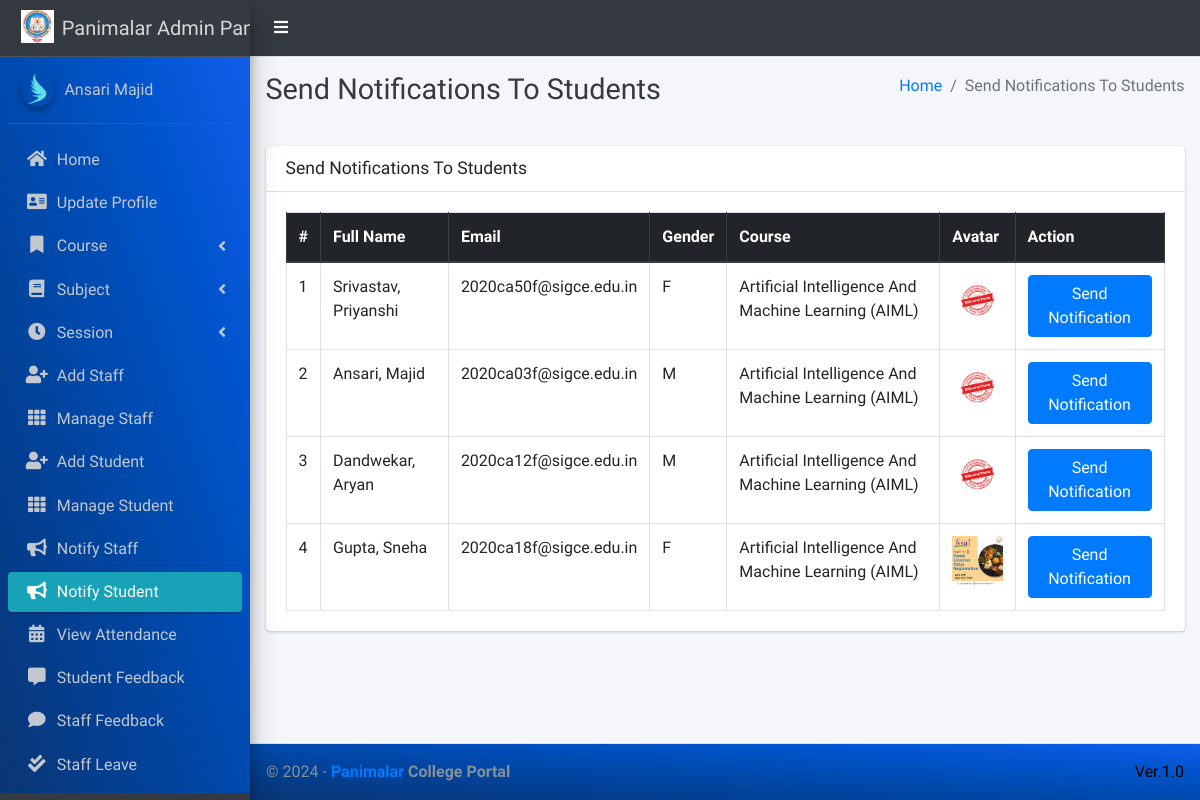
Page /admin_notify_student (signed in) on the committed database.
### main_app/models.py (models this page shows, shortened)
class CustomUser(AbstractUser):
    USER_TYPE = ((1, "HOD"), (2, "Staff"), (3, "Student"))
    GENDER = [("M", "Male"), ("F", "Female")]
    username = None  # Removed username, using email instead
    email = models.EmailField(unique=True)
    user_type = models.CharField(default=1, choices=USER_TYPE, max_length=1)
    gender = models.CharField(max_length=1, choices=GENDER)
    profile_pic = models.ImageField()
    address = models.TextField()
    fcm_token = models.TextField(default="")  # For firebase notifications
    created_at = models.DateTimeField(auto_now_add=True)
    updated_at = models.DateTimeField(auto_now=True)
    USERNAME_FIELD = "email"
    REQUIRED_FIELDS = []
    objects = CustomUserManager()
    def __str__(self):
        return  self.first_name + " " + self.last_name

class Student(models.Model):
    admin = models.OneToOneField(CustomUser, on_delete=models.CASCADE)
    course = models.ForeignKey(Course, on_delete=models.DO_NOTHING, null=True, blank=False)
    session = models.ForeignKey(Session, on_delete=models.DO_NOTHING, null=True)

class Course(models.Model):
    name = models.CharField(max_length=120)
    created_at = models.DateTimeField(auto_now_add=True)
    updated_at = models.DateTimeField(auto_now=True)

### main_app/hod_views.py (the view)
# urls.py: path("admin_notify_student", hod_views.admin_notify_student,
def admin_notify_student(request):
    student = CustomUser.objects.filter(user_type=3)
    context = {
        'page_title': "Send Notifications To Students",
        'students': student
    }
    return render(request, "hod_template/student_notification.html", context)

### main_app/templates/hod_template/student_notification.html (shortened to what this page needs)
{% extends 'main_app/base.html' %}
{% load static %}
{% block page_title %}{{page_title}}{% endblock page_title %}
{% block content %}
<section class="content">
    <div class="container-fluid">
        <div class="row">
            <div class="col-md-12">
                <div class="card">
                    <div class="card-header">
                        <h3 class="card-title">{{page_title}}</h3>
                    </div>
                    <div class="card-body">
                        <table id="example2" class="table table-bordered table-hover">
                            <thead class="thead-dark">
                                <tr>
                                    <th>#</th>
                                    <th>Full Name</th>
                                    <th>Email</th>
                                    <th>Gender</th>
                                    <th>Course</th>
                                    <th>Avatar</th>
                                    <th>Action</th>
                                </tr>
                            </thead>
                            <tbody>
                                {% for student in students %}
                                <tr>
                                    <td>{{ forloop.counter }}</td>
                                    <td>{{student.last_name}}, {{student.first_name}}</td>
                                    <td>{{student.email}}</td>
                                    <td>{{student.gender}}</td>
                                    <td>{{student.student.course.name}}</td>
                                    <td>
                                        {% if student.profile_pic == ""  %}
                                        No Image
                                        {% else %}
                                        <img class="img img-fluid mb-2" height="56" width="56"
                                            src="{{student.profile_pic}}" alt="">
                                        {% endif %}
                                    </td>
                                    <td><button data-toggle = "modal" data-target = "#myModal"class="btn btn-primary show_notification" value="{{student.id}}">Send Notification</button>
                                    </td>
                                </tr>
                                {% endfor %}
                            </tbody>
                        </table>
                    </div>
                </div>
            </div>
        </div>
    </div>
</section>
{% endblock content %}

### main_app/templates/main_app/base.html (shortened to what this page needs)
{% load static %}
<!DOCTYPE html>
<html>
<head>
    <link rel="stylesheet" href="{% static 'plugins/fontawesome-free/css/all.min.css'%} ">
    <link rel="stylesheet" href="https://code.ionicframework.com/ionicons/2.0.1/css/ionicons.min.css">
    <link rel="stylesheet"
        href="{% static 'plugins/tempusdominus-bootstrap-4/css/tempusdominus-bootstrap-4.min.css'%} ">
    <link rel="stylesheet" href="{% static 'plugins/icheck-bootstrap/icheck-bootstrap.min.css'%} ">
    <link rel="stylesheet" href="{% static 'dist/css/adminlte.min.css'%} ">
    <link rel="stylesheet" href="{% static 'plugins/overlayScrollbars/css/OverlayScrollbars.min.css'%} ">
    <link rel="stylesheet" href="{% static 'plugins/daterangepicker/daterangepicker.css'%} ">
</head>
<body class="hold-transition sidebar-mini layout-fixed" >
    <div class="wrapper" >
        <nav class="main-header navbar navbar-expand navbar-light " style="background-color: #343a40;">
            <ul class="navbar-nav">
                <li class="nav-item">
                    <a class="nav-link" data-widget="pushmenu" href="#"><i  style="color: white;" class="fas fa-bars"></i></a>
                </li>
            </ul>
        </nav>
        {% include "main_app/sidebar_template.html" with user=user %}
        <div class="content-wrapper">
            <div class="content-header">
                <div class="container-fluid">
                    <div class="row mb-2">
                        <div class="col-sm-6">
                            <h1 class="m-0 text-dark">{% block page_title %}{% endblock page_title %}</h1>
                        </div>
                        <div class="col-sm-6">
                            <ol class="breadcrumb float-sm-right">
                                <li class="breadcrumb-item"><a href="#">Home</a></li>
                                <li class="breadcrumb-item active">{{ page_title }}</li>
                            </ol>
                        </div>
                    </div>
                </div>
            </div>
<section class="content">
    <div class="container-fluid">
        <div class="row">
            <div class="col-md-12">
            </div></div></div></section>
            {% block content %}
            {% endblock content %}
        </div>
        {% include "main_app/footer.html" %}
    </div>
</body>
</html>

### main_app/templates/main_app/sidebar_template.html (shortened to what this page needs)
{% load static %}
<aside class="main-sidebar sidebar-dark-info elevation-4">
    {% if request.user.user_type == '1' %}
    <a href="{% url 'admin_home' %}" class="brand-link">
        <img src="{% static 'dist/img/virusx.png' %} " alt="Panimalar LOGO"
            class="brand-image " >
        <span class="brand-text font-weight-light" >Panimalar Admin Panel</span>
    </a>
    <div class="sidebar" style="background-image: linear-gradient(to right top, #0b3574, #033f91, #004aae, #0054cc, #125eeb);">
        <div class="user-panel mt-3 pb-3 mb-3 d-flex">
            <div class="image">
                <img src="{{ request.user.profile_pic}}" class="img-circle elevation-2" alt="User Image">
            </div>
            <div class="info">
                <a href="#" class="d-block">{{user}}</a>
            </div>
        </div>
        <nav class="mt-2">
            <ul class="nav nav-pills nav-sidebar flex-column" data-widget="treeview" role="menu" data-accordion="false">
                <li class="nav-item">
                    {% url 'admin_home' as admin_home %}
                    <a href="{{admin_home}}" class="nav-link {% if admin_home == request.path %} active {% endif %}">
                        <i class="nav-icon fas fa-home"></i>
                        <p>
                            Home
                        </p>
                    </a>
                </li>
                <li class="nav-item">
                    {% url 'admin_view_profile' as admin_view_profile %}
                    <a href="{{admin_view_profile}}"
                        class="nav-link {% if admin_view_profile == request.path %} active {% endif %}">
                        <i class="nav-icon fas fa-address-card"></i>
                        <p>
                            Update Profile
                        </p>
                    </a>
                </li>
                <li class="nav-item has-treeview">
                    <a href="#" class="nav-link" >
                        <i class="nav-icon fas fa-bookmark"></i>
                        <p>
                            Course
                            <i class="fas fa-angle-left right"></i>
                        </p>
                    </a>
                </li>
                <li class="nav-item has-treeview">
                    <a href="#" class="nav-link">
                        <i class="nav-icon fas fa-book"></i>
                        <p>
                            Subject
                            <i class="fas fa-angle-left right"></i>
                        </p>
                    </a>
                </li>
                <li class="nav-item has-treeview">
                    <a href="#" class="nav-link">
                        <i  class="nav-icon fas fa-clock"></i>
                        <p>
                            Session
                            <i class="fas fa-angle-left right"></i>
                        </p>
                    </a>
                </li>
                <li class="nav-item">
                    {% url 'add_staff' as add_staff %}
                    <a href="{{add_staff}}" class="nav-link {% if add_staff == request.path %} active {% endif %}">
                        <i class="nav-icon fas fa-user-plus"></i>
                        <p>
                            Add Staff
                        </p>
                    </a>
                </li>
                <li class="nav-item">
                    {% url 'manage_staff' as manage_staff %}
                    {% url 'edit_staff' staff_id as edit_staff %}
                    <a href="{{manage_staff}}"
                        class="nav-link {% if manage_staff == request.path or request.path == edit_staff %} active {% endif %}">
                        <i class="nav-icon fas fa-th"></i>
                        <p>
                            Manage Staff
                        </p>
                    </a>
                </li>
                <li class="nav-item">
                    {% url 'add_student' as add_student%}
                    <a href="{{add_student}}" class="nav-link  {% if add_student == request.path %} active {% endif %}">
                        <i class="nav-icon fas fa-user-plus"></i>
                        <p>
                            Add Student
                        </p>
                    </a>
                </li>
                <li class="nav-item">
                    {% url 'manage_student' as manage_student %}
                    {% url 'edit_student' student_id as edit_student %}
                    <a href="{{manage_student}}"
                        class="nav-link  {% if edit_student == request.path or manage_student == request.path %} active {% endif %}">
                        <i class="nav-icon fas fa-th"></i>
                        <p>
                            Manage Student
                        </p>
                    </a>
                </li>
                <li class="nav-item">
                    {% url 'admin_notify_staff' as admin_notify_staff %}
                    <a href="{{admin_notify_staff}}"
                        class="nav-link {% if admin_notify_staff == request.path %} active {% endif %}">
                        <i class="nav-icon fas fa-bullhorn"></i>
                        <p>
                            Notify Staff
                        </p>
                    </a>
                </li>
                <li class="nav-item">
                    {% url 'admin_notify_student' as admin_notify_student %}
                    <a href="{{admin_notify_student}}"
                        class="nav-link {% if admin_notify_student == request.path %} active {% endif %}">
                        <i class="nav-icon fas fa-bullhorn"></i>
                        <p>
                            Notify Student
                        </p>
                    </a>
                </li>
                <li class="nav-item">
                    {% url 'admin_view_attendance' as admin_view_attendance %}
                <li class="nav-item">
                    <a href="{{admin_view_attendance}}"
                        class="nav-link  {% if admin_view_attendance == request.path %} active {% endif %}">
                        <i class="nav-icon fas fa-calendar-alt"></i>
                        <p>
                            View Attendance
                        </p>
                    </a>
                </li>
                <li class="nav-item">
                    {% url 'student_feedback_message' as student_feedback_message %}
                    <a href="{{ student_feedback_message }}"
                        class="nav-link  {% if student_feedback_message == request.path %} active {% endif %}">
                        <i class="nav-icon fas fa-comment-alt"></i>
                        <p>
                            Student Feedback
                        </p>
                    </a>
                </li>
                <li class="nav-item">
                    {% url 'staff_feedback_message' as staff_feedback_message %}
                    <a href="{{staff_feedback_message}}"
                        class="nav-link   {% if staff_feedback_message == request.path %} active {% endif %}">
                        <i  class="nav-icon fas fa-comment"></i>
                        <p>
                            Staff Feedback
                        </p>
                    </a>
                </li>
                <li class="nav-item">
                    {% url 'view_staff_leave' as view_staff_leave %}
                    <a href="{{view_staff_leave}}"
                        class="nav-link  {% if view_staff_leave == request.path %} active {% endif %}">
                        <i  class="nav-icon fas fa-check-double"></i>
                        <p>
                            Staff Leave
                        </p>
                    </a>
                </li>
                <li class="nav-item">
                    {% url 'view_student_leave' as view_student_leave %}
                    <a href="{% url 'view_student_leave' %}"
                        class="nav-link  {% if view_student_leave == request.path %} active {% endif %}">
                    </a>
                </li>
                                        {% endif %}
                                    </ul>
                                </nav>
                            </div>
</aside>

### main_app/templates/main_app/footer.html
<footer class="main-footer" style="background-image: linear-gradient(to right top, #0b3574, #033f91, #004aae, #0054cc, #125eeb);">
    &copy; {% now "Y" %} - <strong><span><a href="http://Panimalar.edu.in/">Panimalar</a></span> College Portal</strong>
    <div class="float-right d-none d-sm-inline-block" style="color: black;">
       Ver.1.0
    </div>
</footer>

### rows in the picture
CustomUser: user.profile_pic (picture), first_name+last_name "Ansari Majid"
CustomUser: last_name "Srivastav", first_name "Priyanshi", email "2020ca50f@sigce.edu.in", gender "F", student.course.name "Artificial Intelligence And Machine Learning (AIML)"
CustomUser: last_name "Ansari", first_name "Majid", email "2020ca03f@sigce.edu.in", gender "M", student.course.name "Artificial Intelligence And Machine Learning (AIML)"
CustomUser: last_name "Dandwekar", first_name "Aryan", email "2020ca12f@sigce.edu.in", gender "M", student.course.name "Artificial Intelligence And Machine Learning (AIML)"
CustomUser: last_name "Gupta", first_name "Sneha", email "2020ca18f@sigce.edu.in", gender "F", student.course.name "Artificial Intelligence And Machine Learning (AIML)", shows a picture

### other values in the picture
{{ page_title }} "Send Notifications To Students"
